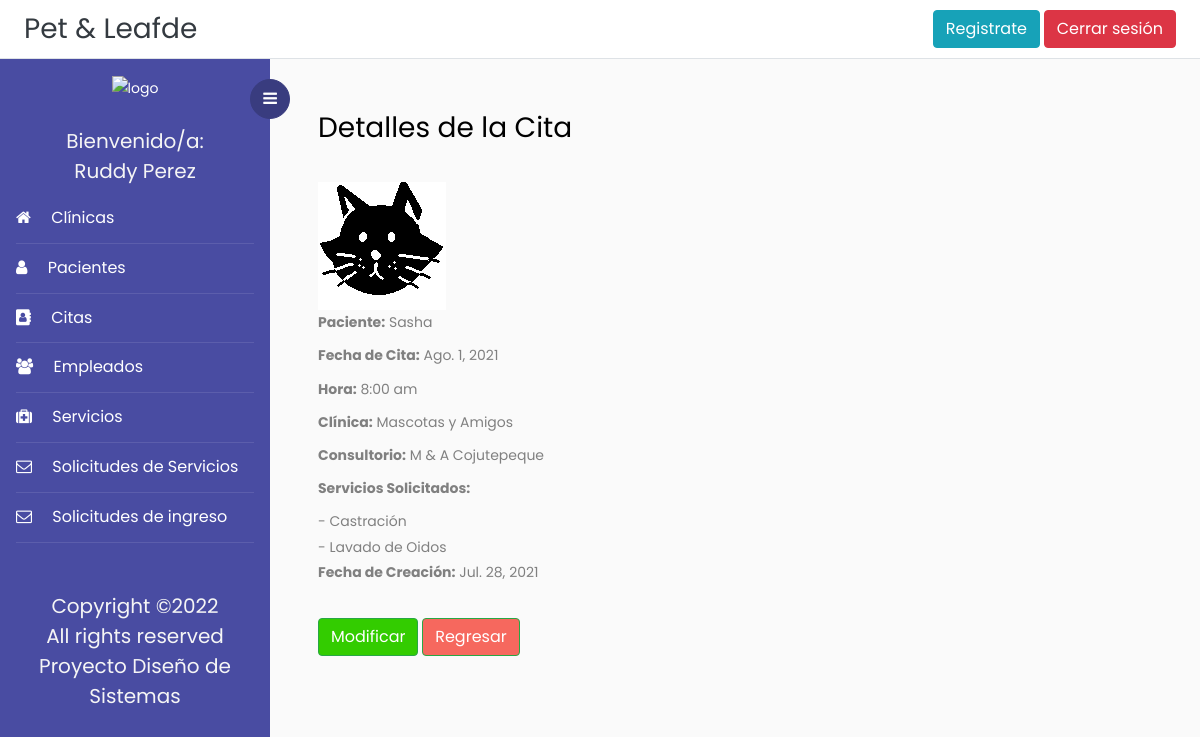
Page /detalleCita/16 (signed in) on the committed database.
### Veterinaria/models.py (models this page shows, shortened)
class Cita (models.Model):
    id = models.AutoField(primary_key = True)
    pacienteId = models.ForeignKey('Paciente', on_delete = models.PROTECT, null=True)
    clinica = models.ForeignKey('Clinica', on_delete = models.PROTECT)
    consultorio = models.ForeignKey('Consultorio', on_delete = models.PROTECT)
    servicio = models.ManyToManyField('Servicio')
    fechaCita = models.DateField(null=True, verbose_name="Fecha de Cita", validators=[fecha_mayor])# Fecha de la consulta
    horaCita = models.ForeignKey('Horario', null=True, on_delete=models.PROTECT, verbose_name="Hora de Cita")
    fechaCreacion = models.DateField(auto_now_add = True)# fecha de creación de la cita
    class Meta:
        unique_together =['fechaCita', 'horaCita']

class Paciente(models.Model):
    id = models.AutoField(primary_key=True)
    foto = models.ImageField(upload_to='fotos', null = True)
    nombrePac = models.CharField(max_length=50,help_text="", validators=[solo_Letras])
    SEXO = (('m','Macho'),('h', 'Hembra'))# Estructura para la selección del sexo del paciente
    sexo = models.CharField(max_length=10, choices=SEXO, blank=True, help_text='')
    especie = models.CharField(max_length=50, help_text="", validators=[solo_Letras])
    raza = models.CharField(max_length=50,help_text="", validators=[solo_Letras])
    color = models.CharField(max_length=50,help_text="", validators=[solo_Letras])
    fechaNacimPac = models.DateField(null=False, blank=True, validators=[validar_Fecha])
    observaciones = models.CharField(max_length=500, null = True, blank=True)
    fechaInscrip = models.DateField(auto_now_add = True)# fecha de inscripcion del paciente
    personaInscrip = models.CharField(max_length=70,help_text="", validators=[solo_Letras])
    activo = models.BooleanField(blank=True,  default=1)
    propietario = models.ForeignKey('Propietario', on_delete = models.SET_NULL, null=True)

class Horario(models.Model):
    id = models.AutoField(primary_key = True)
    hora = models.CharField(max_length=5, help_text=" Formato de Hora: ##:##", validators=[formato_Hora])
    clinica = models.ForeignKey('Clinica', on_delete = models.PROTECT)
    activo = models.BooleanField(blank=True,  default=1)
    INDICADOR = (('am','AM'),('pm', 'PM'))# Estructura para la selección del indicador de la hora
    indicador = models.CharField(max_length=2, choices=INDICADOR, blank=True, help_text='')
    def __str__(self):
        return self.hora + " " + self.indicador

class Clinica(models.Model):
    id = models.IntegerField(primary_key = True)
    propietario = models.CharField(max_length=50, validators=[solo_Letras])
    nombre = models.CharField(max_length=60)
    direccion = models.TextField()
    horarios = models.CharField(max_length=50)
    telefono = models.CharField(max_length=9)
    fechaIngreso = models.DateField(auto_now_add=True, null=True)
    correoElectronico = models.CharField(max_length=200, null=True)
    ESTADO = (('Activa','Activa'),('Inactiva', 'Inactiva'))
    estado = models.CharField(max_length=10, choices=ESTADO, default="Activa")

class Consultorio(models.Model):
    clinica = models.ForeignKey('Clinica', on_delete = models.CASCADE)
    nombre = models.CharField(max_length=60)
    direccion = models.TextField()
    longitud = models.FloatField(blank=True, null=True)
    latitud = models.FloatField(blank=True, null=True)
    correoElectronico = models.CharField(max_length=200, null=True)
    horarios = models.CharField(max_length=50)
    telefono = models.CharField(max_length=9, validators=[formato_Telefono])
    servicios = models.ManyToManyField('Servicio')
    fechaIngreso = models.DateField(auto_now_add=True, null=True)
    ESTADO = (('Activa','Activa'),('Inactiva', 'Inactiva'))
    estado = models.CharField(max_length=10, choices=ESTADO, default="Activa")

class Servicio(models.Model):
    idServicio = models.IntegerField(primary_key=True)
    nombreServicio = models.CharField(max_length=50, validators=[solo_Letras])
    descServicio = models.CharField(max_length=200)
    catServicio = models.CharField(max_length=30)
    ESTADOServicio = (('Activa', 'Activa'),('Inactiva','Inactiva'))
    estadoServicio = models.CharField(max_length=10, choices=ESTADOServicio, default="Activa")
    def __str__(self):
        return self.nombreServicio

### Veterinaria/views.py (the view)
# urls.py: path('detalleCita/<int:pk>', login_required(DetalleCita), name='detalle_cita'),
@login_required
def DetalleCita(request, pk):
    cita = Cita.objects.get(id = pk)
    servicios = Servicio.objects.filter(cita__id = cita.id)
    print(servicios)
    return render(request, 'Plantillas/detalleCita.html', {'cita':cita,'servicios':servicios})

### Veterinaria/templates/Plantillas/detalleCita.html
{% extends 'base.html' %}
{% block content %}
<div>
    <h3>Detalles de la Cita</h3>
</div>
<br>
<div>
    <img src=" {{ cita.pacienteId.foto.url }}"/>
</div>
<div>
    <label><B>Paciente:</B> </label>    {{cita.pacienteId.nombrePac}}
</div>
<div>
    <label><B>Fecha de Cita:</B> </label>    {{cita.fechaCita}}
</div>
<div>
    <label><B>Hora:</B> </label>    {{cita.horaCita}}
</div>
<div>
    <label><B>Clínica:</B> </label>    {{cita.clinica.nombre}}
</div>
<div>
    <label><B>Consultorio:</B> </label>    {{cita.consultorio.nombre}}
</div>
<div>
    <label><B>Servicios Solicitados:</B> </label>
        {% for s in  servicios%}
            <br>- {{s.nombreServicio}}
        {% endfor %}
</div>
<div>
    <label><B>Fecha de Creación:</B> </label>    {{cita.fechaCreacion}}
</div>
<br>
<div>
    <a href="{% url 'modificar_cita' cita.id %}" class="btn btn-success" style="color:white; background-color:#33CC00">Modificar</a>
    <a href="{% url 'listado_citas' %}" class="btn btn-success" style="color:white; background-color:#f6685e">Regresar</a>
</div>
{% endblock content%}

### Veterinaria/templates/base.html (shortened to what this page needs)
<!doctype html>
<html lang="en">
  <head>
	<link rel="stylesheet" href="https://cdnjs.cloudflare.com/ajax/libs/select2/4.0.13/css/select2.min.css" />
    <link rel="stylesheet" href="https://cdn.jsdelivr.net/bxslider/4.2.12/jquery.bxslider.css">
	<link rel="stylesheet" href="https://stackpath.bootstrapcdn.com/font-awesome/4.7.0/css/font-awesome.min.css">
    {% load static %}
	<link rel="stylesheet" href="{% static 'css/style.css' %}">
    <link href='https://api.mapbox.com/mapbox-gl-js/v2.3.1/mapbox-gl.css' rel='stylesheet' />
  </head>
  <body>
		{% block navbar %}
	  <div class="d-flex flex-column flex-md-row align-items-center p-2 px-md-4 bg-white border-bottom box-shadow">
      <h3 class="my-0 mr-md-auto font-weight-normal" ><a class="text-dark" href="{% url 'index' %}">Pet & Leafde</a></h3>
	  <a class="btn btn-info" href="{% url 'registro'%}">Registrate</a>&nbsp;
	  {% if request.user.is_authenticated %}
      <a class="btn btn-danger" href="{% url 'logout' %}">Cerrar sesión</a>
	  {% else %}
	  <a class="btn btn-success" href="{% url 'login' %}">Iniciar sesión</a>
	  {% endif %}
    </div>
		<div class="wrapper d-flex align-items-stretch">
			<nav id="sidebar">
				<div class="custom-menu">
					<button type="button" id="sidebarCollapse" class="btn btn-primary">
	          <i class="fa fa-bars"></i>
	        </button>
        </div>
				<div class="p-3">
        <div class="contenedor_logo" align="center">
            <img  class="logo"  src="{% static 'images/logo.png'%}" alt="logo">
        </div>&nbsp;
			{% if request.user.is_authenticated %}
			<h5 style="color:whitesmoke;" class="my-0 mr-md-auto font-weight-normal" align ="center">Bienvenido/a:</h5>
			<h5 style="color:whitesmoke;" align ='center'>{{user.first_name}} {{user.last_name}}</h5>
	        <ul class="list-unstyled components mb-5">
	          <li class="active">
	            <a href="{% url 'listar_clinica' %}"><span class="fa fa-home mr-3"></span> Clínicas</a>
	          </li>
	          <li class="active">
	            <a href="{% url 'listado_pacientes' %}"><span class="fa fa-user mr-3"></span> Pacientes</a>
	          </li>
	          <li class="active">
              <a href="{% url 'listado_citas' %}"><span class="fa fa-address-book mr-3"></span> Citas</a>
	          </li>
	          <li class="active">
              	<a href="{% url 'listado_empleados' %}"><span class="fa fa-users mr-3"></span> Empleados</a>
	          </li>
			  <li class="active">
              	<a href="{% url 'listado_servicios' %}"><span class="fa fa-medkit mr-3"></span> Servicios</a>
	          </li>
			  <li class="active">
              	<a href="{% url 'listado_solicitud_servicio' %}"><span class="fa fa-envelope-o mr-3"></span> Solicitudes de Servicios</a>
	          </li>
			  <li class="active">
				<a href="{% url 'listado_solicitudes' %}"><span class="fa fa-envelope-o mr-3"></span> Solicitudes de ingreso</a>
			</li>
			</ul>
			{% endif %}
	        <div class="footer">
	        	<h5 align="center" style="color:whitesmoke;">
						  Copyright &copy;<script>document.write(new Date().getFullYear());</script><br>
						  All rights reserved <br> Proyecto Diseño de Sistemas
	        </div>
	      </div>
    	</nav>
        {% endblock navbar%}
      <div id="content" class="p-4 p-md-5 pt-5">
	  {% block content %}{% endblock content%}
  </body>
</html>

### rows in the picture
Cita: pacienteId.foto (picture), pacienteId.nombrePac "Sasha", fechaCita "Ago. 1, 2021", horaCita "8:00 am", clinica.nombre "Mascotas y Amigos", consultorio.nombre "M & A Cojutepeque", fechaCreacion "Jul. 28, 2021"
Servicio: nombreServicio "Castración"
Servicio: nombreServicio "Lavado de Oidos"

### other values in the picture
{{ user.first_name }} "Ruddy"
{{ user.last_name }} "Perez"
